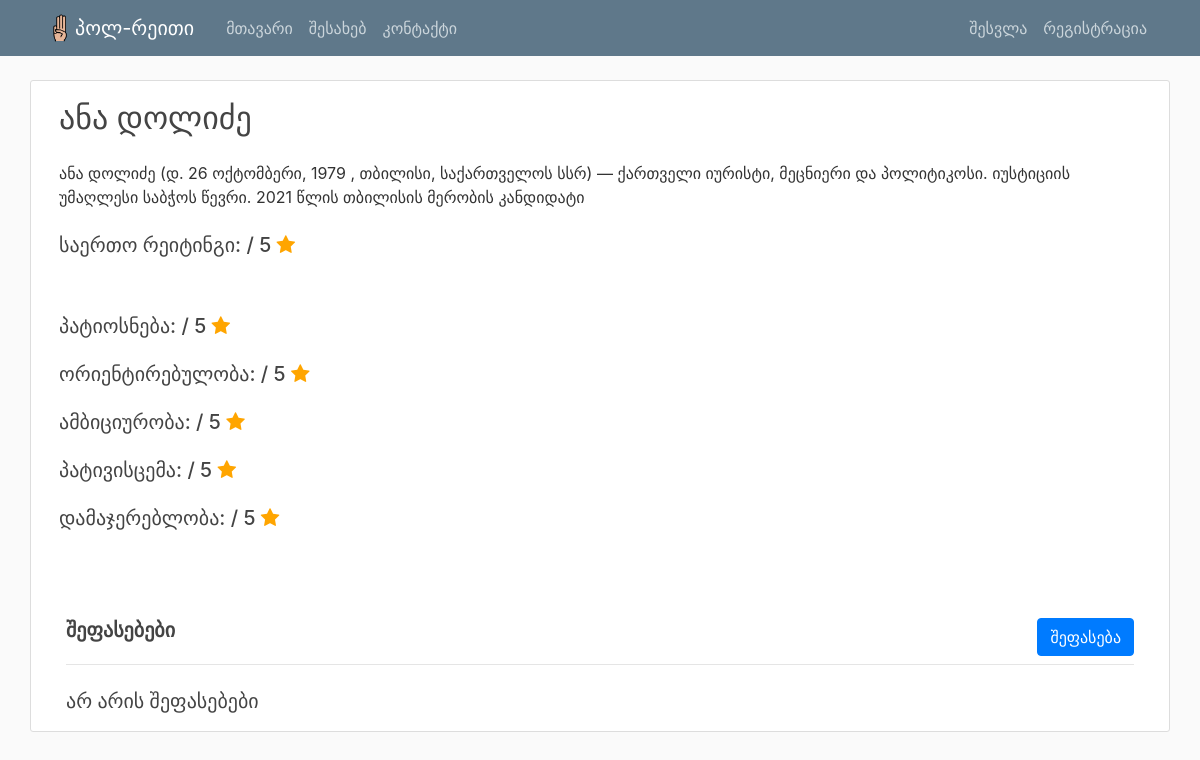
The page /politician/20/ on the database its author committed.
### politicians/models.py (models this page shows, shortened)
class Post(models.Model):
    name = models.CharField(max_length=150)
    description = models.TextField()

### politicians/views.py (the view)
# urls.py: path('politician/<int:id>/', views.post_detail_view, name ='politician-detail'),
def post_detail_view(request, id):
    pk = id
    reviews = Review.objects.filter(postz_id=id).order_by("-id")
    general_rating = reviews.aggregate(Avg("general_rate"))["general_rate__avg"]
    if(general_rating):
      general_rating = round(general_rating, 1)
    else:
      general_rating = " "
    honesty_rating = reviews.aggregate(Avg("honesty_rate"))["honesty_rate__avg"]
    if(honesty_rating):
      honesty_rating = round(honesty_rating, 1)
    else:
      honesty_rating = " "
    focus_rating = reviews.aggregate(Avg("focus_rate"))["focus_rate__avg"]
    if(focus_rating):
      focus_rating = round(focus_rating, 1)
    else:
      focus_rating = " "
    ambition_rating = reviews.aggregate(Avg("ambition_rate"))["ambition_rate__avg"]
    if(ambition_rating):
      ambition_rating = round(ambition_rating, 1)
    else:
      ambition_rating = " "
    respect_rating = reviews.aggregate(Avg("respect_rate"))["respect_rate__avg"]
    if(respect_rating):
      respect_rating = round(respect_rating, 1)
    else:
      respect_rating = " "
    persuasiveness_rating = reviews.aggregate(Avg("persuasiveness_rate"))["persuasiveness_rate__avg"]
    if(persuasiveness_rating):
      persuasiveness_rating = round(persuasiveness_rating, 1)
    else:
      persuasiveness_rating = " "
    commentsP = Paginator(reviews, 4)
    commentsPage = request.GET.get('page')
    commentsList = commentsP.get_page(commentsPage)
    context = {
        'object': Post.objects.get(id=id),
        'title': Post.objects.get(id=id).name,
        'reviews': reviews,
        'general_rating': general_rating,
        'honesty_rating': honesty_rating,
        'focus_rating': focus_rating,
        'ambition_rating': ambition_rating,
        'respect_rating': respect_rating,
        'persuasiveness_rating': persuasiveness_rating,
        'commentsList': commentsList
    }
    return render(request, "politicians/post_detail.html", context)

### politicians/templates/politicians/post_detail.html (shortened to what this page needs)
{% extends "politicians/base.html" %}
{% block content %}
  <article style="width: 100%" class="content-section">
    <div class="media-body">
      <h2 style="padding: 8px" class="article-title">{{ object.name }}</h2>
      <p style="padding: 8px" class="article-content">{{ object.description }}</p>
      <h5 style="padding: 8px; display: inline; word-break: nowrap" class="article-content">საერთო რეიტინგი: {{ general_rating }} / 5 <span class="fa fa-star checked"></span>&nbsp;&nbsp;&nbsp;</h5>
      <br />
      <br />
      <br />
      <h5 style="padding: 8px; white-space: nowrap">პატიოსნება: {{ honesty_rating }} / 5 <span class="fa fa-star checked"></span>&nbsp;&nbsp;&nbsp;</h5>
      <h5 style="padding: 8px; white-space: nowrap">ორიენტირებულობა: {{ focus_rating }} / 5 <span class="fa fa-star checked"></span>&nbsp;&nbsp;&nbsp;</h5>
      <h5 style="padding: 8px; white-space: nowrap">ამბიციურობა: {{ ambition_rating }} / 5 <span class="fa fa-star checked"></span>&nbsp;&nbsp;&nbsp;</h5>
      <h5 style="padding: 8px; white-space: nowrap">პატივისცემა: {{ respect_rating }} / 5 <span class="fa fa-star checked"></span>&nbsp;&nbsp;&nbsp;</h5>
      <h5 style="padding: 8px; white-space: nowrap">დამაჯერებლობა: {{ persuasiveness_rating }} / 5 <span class="fa fa-star checked"></span></h5>
    </div>
    <br />
    <div class="container mt-5">
      <div class="d-flex justify-content-between" style="margin-bottom: 0.5rem;">
      <h5 style="display: inline-block;" class="font-weight-bold">შეფასებები</h5>
      <a class="btn btn-primary" href="{% url 'add_comment' object.pk %}" style="display: inline-block" role="button">შეფასება</a>
      </div>
      <hr class="mt-0 pt-0">
      <div class="row">
        <div class="col-sm-12 mt-2">
          {% if not object.comments.all %}
            <h5>არ არის შეფასებები</h5>
          {% endif %}
        </div>
      </div>
    </div>
  </article>
{% endblock content %}

### politicians/static/politicians/main.css (style rules this page uses)
body { background: #fafafa; color: #333333; margin-top: 5rem; }
h1, h2, h3, h4, h5, h6 { color: #444444; }
.content-section { background: #ffffff; padding: 10px 20px; border: 1px solid #dddddd; border-radius: 3px; margin-bottom: 20px; }
.article-title { color: #444444; }
.article-content { white-space: pre-line; }
.checked { color: orange; }

### rows shown on the page
Post: name "ანა დოლიძე", description "ანა დოლიძე (დ. 26 ოქტომბერი, 1979 , თბილისი, საქართველოს სსრ) — ქართველი იურისტი, მეცნიერი და პოლიტიკოსი. იუსტიციის უმაღლესი საბჭოს წევრი. 2021 წლის თბილისის მერობის კანდიდატი"
